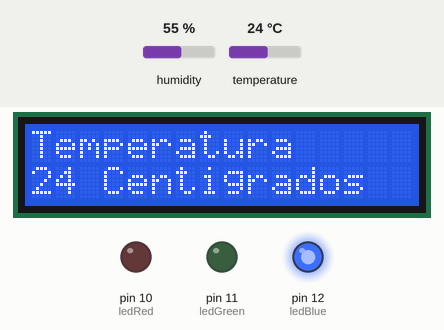
This sketch was run on a simulated Arduino Uno, built with avr-gcc and run on an emulated ATmega328P. Parts: 16×2 character LCD, output pins drawn as LEDs (lit = HIGH). The test bench sets the inputs (shaded band); at power-on: temperature 24 °C, humidity 55 %.

Above: at 0.1 s.
1.3 s: temperature set to 28 °C
At 7.7 s:
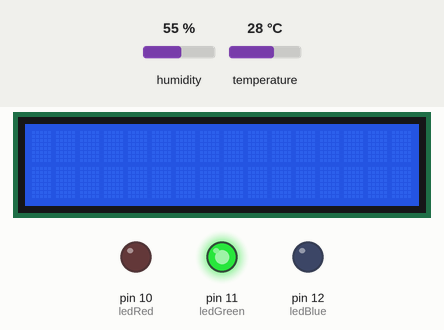
10.1 s: temperature set to 32 °C
At 16.4 s:
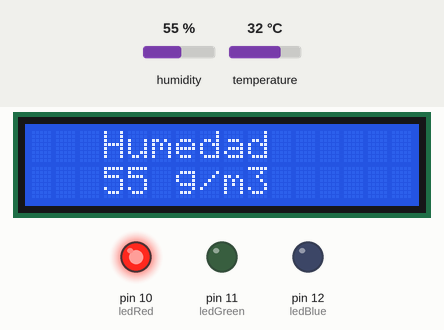
17.1 s: humidity set to 22 %
At 22.5 s:
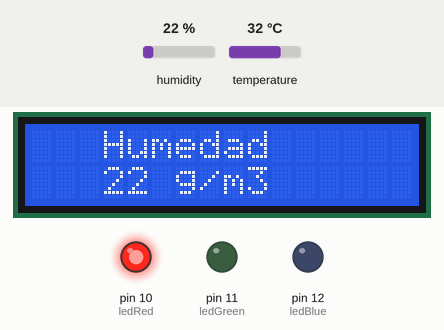
23.8 s: humidity set to 40 %
At 28.4 s:
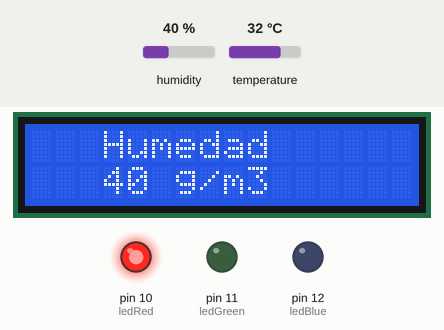
Timing chart, 0 to 29.9 s (numbered marks = the images above; inputs shaded):
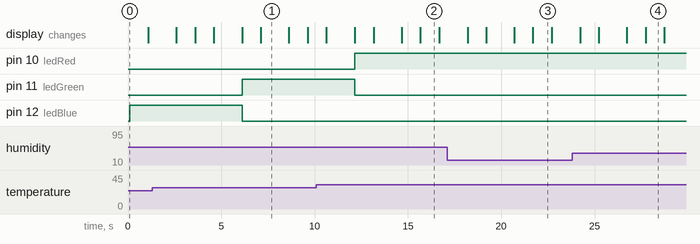

The sketch:

fase2.ino
```cpp
#include <LiquidCrystal.h>
#include <DHT.h>
int SENSOR = 2;
int temp, humedad;
int ledRed = 10;
int ledGreen = 11;
int ledBlue = 12;

LiquidCrystal lcd(4,5,6,7,8,9);
DHT dht (SENSOR, DHT11);

void setup() {

  // Inicializamos la interfaz para el LCD
  pinMode(ledBlue, OUTPUT);
  pinMode(ledRed, OUTPUT);
  pinMode(ledGreen, OUTPUT); // Declaración de ledGren
  Serial.begin(9600);
  lcd.begin(16, 2);
  dht.begin();
}

void loop() {
  temp = dht.readTemperature();
  humedad = dht.readHumidity();
  if (temp < 27) {
    digitalWrite(ledBlue, 1);
    digitalWrite(ledRed, 0);
    digitalWrite(ledGreen, 0);
  } else if (temp >= 27 && temp < 31) {
    digitalWrite(ledGreen, 1);
    digitalWrite(ledBlue, 0);
    digitalWrite(ledRed, 0);
  } else {
    digitalWrite(ledRed, 1);
    digitalWrite(ledBlue, 0);
    digitalWrite(ledGreen, 0);
  }
  //Primer mensaje a mostrar en el LCD
  lcd.setCursor(0,0); //Indicamos la posicion donde se mostrara la primera parte del mensaje
   lcd.print("Temperatura");
   lcd.setCursor(0,1);// posicion para la segunda parte del mensaje
   lcd.print(temp);
   lcd.print(" Centigrados");
   delay(1000);
   lcd.clear();//limpiamos el lcd para mostrar el nuevo mensaje
   delay(1500);
   //-------------------------------------
   lcd.blink();// Displayamos el blink del cursor sobre el LCD
   delay(1000);
   lcd.noBlink();//apagamos el blink del cursor
   //--------------------------------------
   //Segundo mensaje a mostrar
   lcd.setCursor(0,0);//Indicamos la posicion donde se mostrara la primera parte del mensaje
   lcd.print("   Humedad");
   lcd.setCursor(0,1);// posicion para la segunda parte del mensaje
   lcd.print("   ");
   lcd.print(humedad);
   lcd.print(" g/m3");
   delay(1000);
   lcd.clear();
   delay(1500);
}
```

Measured:
- the behaviour switches between 26 and 27 °C on temperature (found by bisection; images 0 and 1)
- the behaviour switches between 30 and 31 °C on temperature (found by bisection; images 1 and 2)
- after the input at 1.3 s, pin 11 (ledGreen): LOW → HIGH after 4.8 s; pin 12 (ledBlue): HIGH → LOW after 4.8 s
- after the input at 10.1 s, pin 10 (ledRed): LOW → HIGH after 2.1 s; pin 11 (ledGreen): HIGH → LOW after 2.1 s
- what the display in image 1 shows lasts 1.5 s, from 7.1 s to 8.6 s
- what the display in image 2 shows lasts 1.0 s, from 15.7 s to 16.7 s
